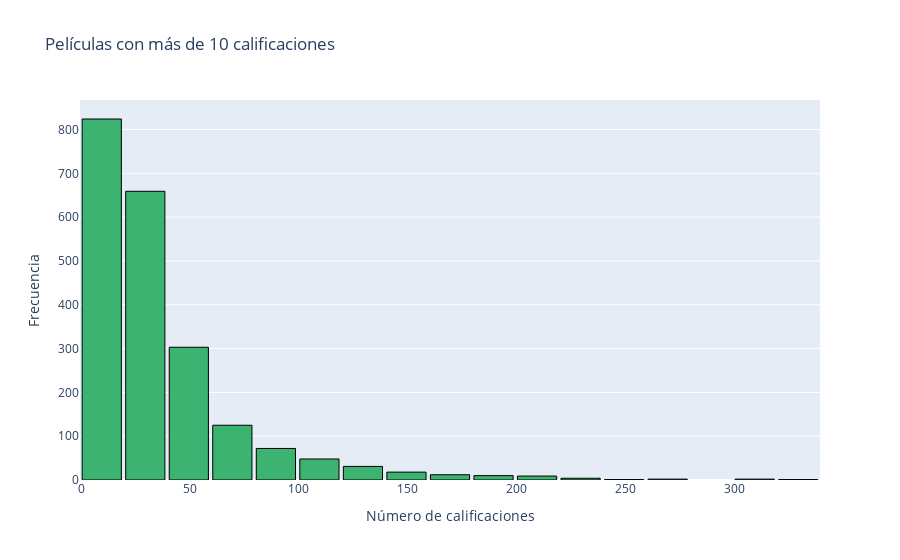

The notebook cell saved with this chart:
### Code cell
# Crear histograma de calificaciones por película (filtrado)
fig = go.Figure()

fig.add_trace(go.Histogram(
    x=rating_movies2['cnt_rat'],
    nbinsx=30,  # Igual que en matplotlib
    marker=dict(color='mediumseagreen', line=dict(color='black', width=1))
))

fig.update_layout(
    title="Películas con más de 10 calificaciones",
    xaxis_title="Número de calificaciones",
    yaxis_title="Frecuencia",
    bargap=0.1
)

fig.show()

### Figure 1 — Plotly figure (JSON) as saved in the notebook; plotly's stock layout.template omitted (floating-point values rounded to 4 significant figures; data arrays with more than 128 entries replaced by an {"elided": "..."} marker saying what was removed)
{"data": [{"marker": {"color": "mediumseagreen", "line": {"color": "black", "width": 1}}, "nbinsx": 30, "type": "histogram", "x": {"elided": "2121 int values"}}], "layout": {"bargap": 0.1, "title": {"text": "Películas con más de 10 calificaciones"}, "xaxis": {"title": {"text": "Número de calificaciones"}}, "yaxis": {"title": {"text": "Frecuencia"}}}}
